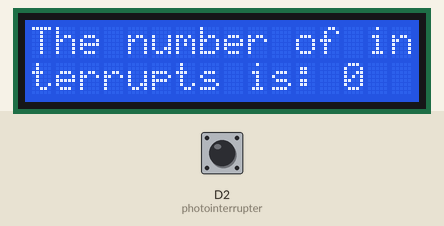
Simulated run of this program. Board: CircuitPython board. Parts: 16×2 character LCD. Inputs (shaded band) come from the test bench; at power-on: D2 (photointerrupter) HIGH. Library files of the repository ran but are not shown: lcd.py, i2c_pcf8574_interface.py.

Above: at 4.7 s.
4.8 s: D2 (photointerrupter) pulled LOW for 0.15 s
7.9 s: D2 (photointerrupter) pulled LOW for 1 s
11.9 s: D2 (photointerrupter) pulled LOW for 0.15 s
At 12.7 s:
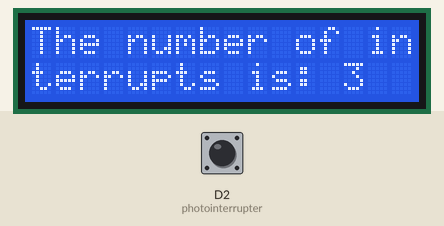
13.6 s: D2 (photointerrupter) pulled LOW for 1 s
At 17.1 s:
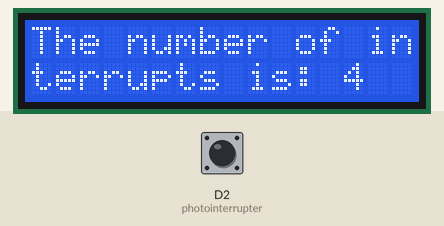
Timing chart, 0 to 18.6 s (numbered marks = the images above; inputs shaded):
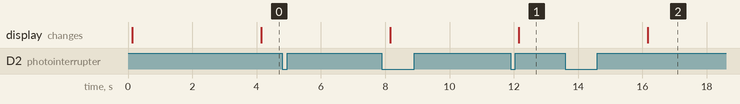

Measured:
- after the input at 4.8 s, every drawn part: stays the same
- after the input at 11.9 s, the display: changes after 0.26 s (image 1)
- after the input at 13.6 s, the display: changes after 2.6 s (image 2)

The program:

Photointerrupter.py
```python
import time
import digitalio
from lcd.lcd import LCD
from lcd.i2c_pcf8574_interface import I2CPCF8574Interface
import board

photointerrupter = digitalio.DigitalInOut(board.D2)
photointerrupter.direction = digitalio.Direction.INPUT
photointerrupter.pull = digitalio.Pull.UP
photointerrupter_state = None
interrupt_counter = 0

lcd = LCD(I2CPCF8574Interface(board.I2C(), 0x27), num_rows=2, num_cols=16)
lcd.set_cursor_pos(0,0)
lcd.print("The number of interrupts is: ")
now = time.monotonic()

while True:
    if not photointerrupter.value and photointerrupter_state is None:
        photointerrupter_state = "interrupted"
    if photointerrupter.value and photointerrupter_state == "interrupted":
        photointerrupter_state = None
        interrupt_counter = interrupt_counter+1
    if (now + 4) < time.monotonic():
        lcd.set_cursor_pos(1,13)
        lcd.print(str(interrupt_counter))
        now = time.monotonic()
```
